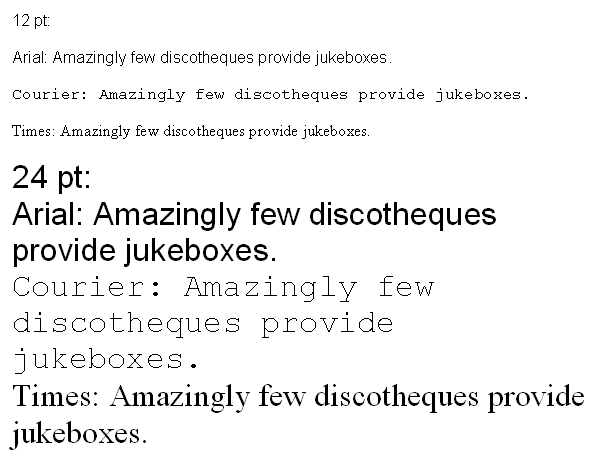
#> input picture fonts_test.png, 598 x 464 px; its folder holds only this picture in this run
$ python -i White_Black_1.py   (imports and definitions only)
#> lines starting #> are read from the running program, lines starting #| are printed output that depends on the picture; after the words box and inside, x2 and y2 are one past the last pixel; in counts of white or black regions, pixels touching at a corner belong together
#coding: utf-8

from PIL import Image as ImagePIL
from PIL import ImageDraw as ImageDrawPIL
from operator import itemgetter
import math
import hashlib
import random, os, shutil

# [36 lines left out: functions black_white_jpg, transform_image, not called in this run]


def get_line_symbols( image_open ):
#> called with image_open = 'fonts_test.png'
    image = ImagePIL.open( image_open ) #открываем изображение.
#> image is the input picture: PIL image 598x464 RGB; mean R, G, B 242, 242, 242
    width, height = image.size # получили размер изображения
#> width = 598; height = 464

    for y in range( height ):
        black_pixel = True
        numper_black_pixel = 0
        current_line = True # текущая строчка

        for x in range( width ):
            pix = image.getpixel(( x,y ))

            if pix == (0, 0, 0):
                black_pixel = False
                numper_black_pixel += 1

            if  pix == (0, 0, 0) and current_line == True:
                current_line = False

            if x == width - 1 and ( black_pixel == True or numper_black_pixel < 3 ):
                for col in range( x ):
                    image.putpixel(( col, y ), ( 125, 0, 125 )) # Изменяем цвет пикселя
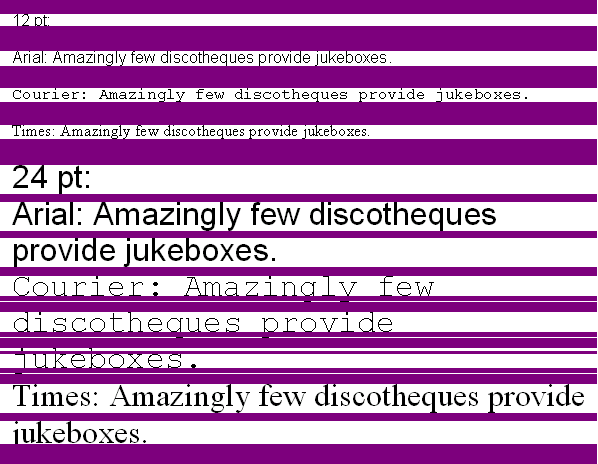
#> image: PIL image 598x464 RGB; mean R, G, B 183.3, 126.8, 183.3

    #image.save('1111111.png')
    list_name_part = []

    x = 1
    white_pixel = False
    black_pixel = False

    number_white_pixel = 0
    number_black_pixel = 0

    for y in range( height ):
        pix = image.getpixel(( x,y ))

        if pix == (255, 255, 255 ):
            white_pixel = True
            number_white_pixel += 1


        if pix == (0, 0, 0):
            black_pixel = True
            number_black_pixel += 1

        if pix == (125, 0, 125) and white_pixel == True and black_pixel == False and number_white_pixel > 3 :
            white_pixel = False
            number_black_pixel = 0

            name_part = random.randint(1,100000000)
            part_text = image.crop((x, y - number_white_pixel, width, y))
            part_text.save('{}.png'.format(name_part))
            list_name_part.append(name_part)

        if pix == (125, 0, 125):
            white_pixel = False
            black_pixel = False

            number_white_pixel = 0
            number_black_pixel = 0
#> this loop made 464 passes
#> pix on passes 1 to 12: (125, 0, 125), (125, 0, 125), (125, 0, 125), (125, 0, 125), (125, 0, 125), (125, 0, 125), (125, 0, 125), (125, 0, 125), (125, 0, 125), (125, 0, 125), (125, 0, 125), (125, 0, 125)
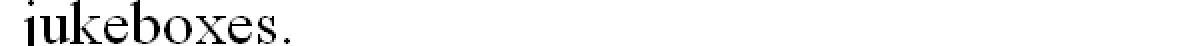
#> part_text: PIL image 597x23 RGB (shown 2 times larger); mean R, G, B 242.6, 242.7, 242.6
#> after the loop, list_name_part = [51706750, 56448163, 5433722, 34751218, 68622132, 65220112, 54349340, 40709945, 63967761, 48056574, 78300212, 29318887]; name_part = 29318887

    return list_name_part


# [82 lines left out: functions remove_part_file, enclose_symbols, get_symbols, transcript_symbols, not called in this run]


# [8 lines not run here, left out]

>>> result = get_line_symbols('fonts_test.png')
#> result has the same summary as list_name_part in get_line_symbols

$ run again, on test.png
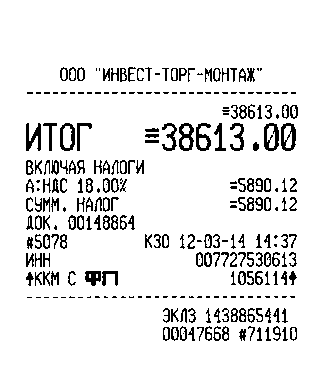
#> input picture test.png, 323 x 382 px
#> in get_line_symbols, image is the input picture: PIL image 323x382 RGB; 91.1% white; black in thin lines or dots, all inside (x1, y1, x2, y2) = (26, 67, 298, 341)
#> after the loop in get_line_symbols, `for y in range( height ):`:
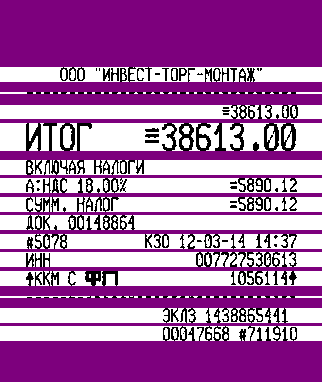
#> image: PIL image 323x382 RGB; mean R, G, B 169.1, 108.4, 169.1
#> after the loop in get_line_symbols, `for y in range( height ):`: list_name_part = [51706750, 56448163, 5433722, 34751218, 68622132, 65220112, 54349340, 40709945, 63967761, 48056574, 78300212, 29318887]; name_part = 29318887
#> result has the same summary as list_name_part in get_line_symbols

$ run again, on test1.png
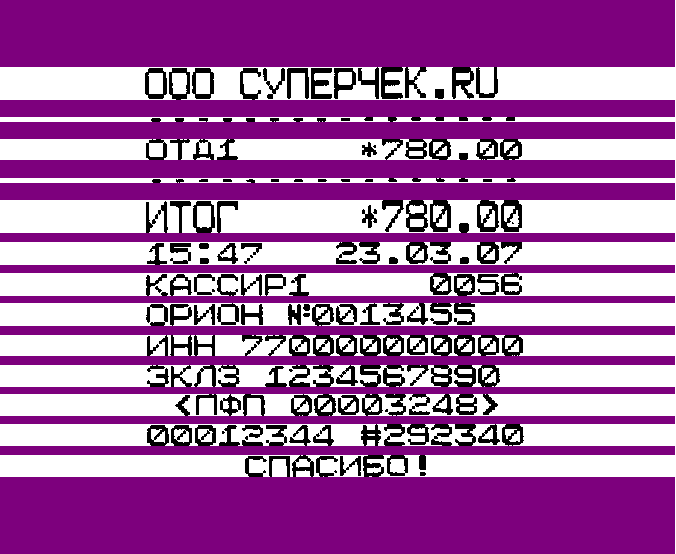
#> input picture test1.png, 676 x 554 px
#> in get_line_symbols, image is the input picture: PIL image 676x554 RGB; mean R, G, B 167.7, 104.8, 167.7
#> after the loop in get_line_symbols, `for y in range( height ):`:
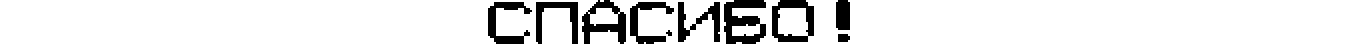
#> part_text: PIL image 675x22 RGB (shown 2 times larger); 89.5% white; 10 black regions (1 under 20 px), largest, box (x1, y1, x2, y2) and area: (362, 0, 383, 22) 280, (291, 0, 313, 22) 222, (386, 0, 407, 21) 211
#> after the loop in get_line_symbols, `for y in range( height ):`: list_name_part = [51706750, 56448163, 5433722, 34751218, 68622132, 65220112, 54349340, 40709945, 63967761, 48056574, 78300212, 29318887, 67737924]; name_part = 67737924
#> result has the same summary as list_name_part in get_line_symbols
